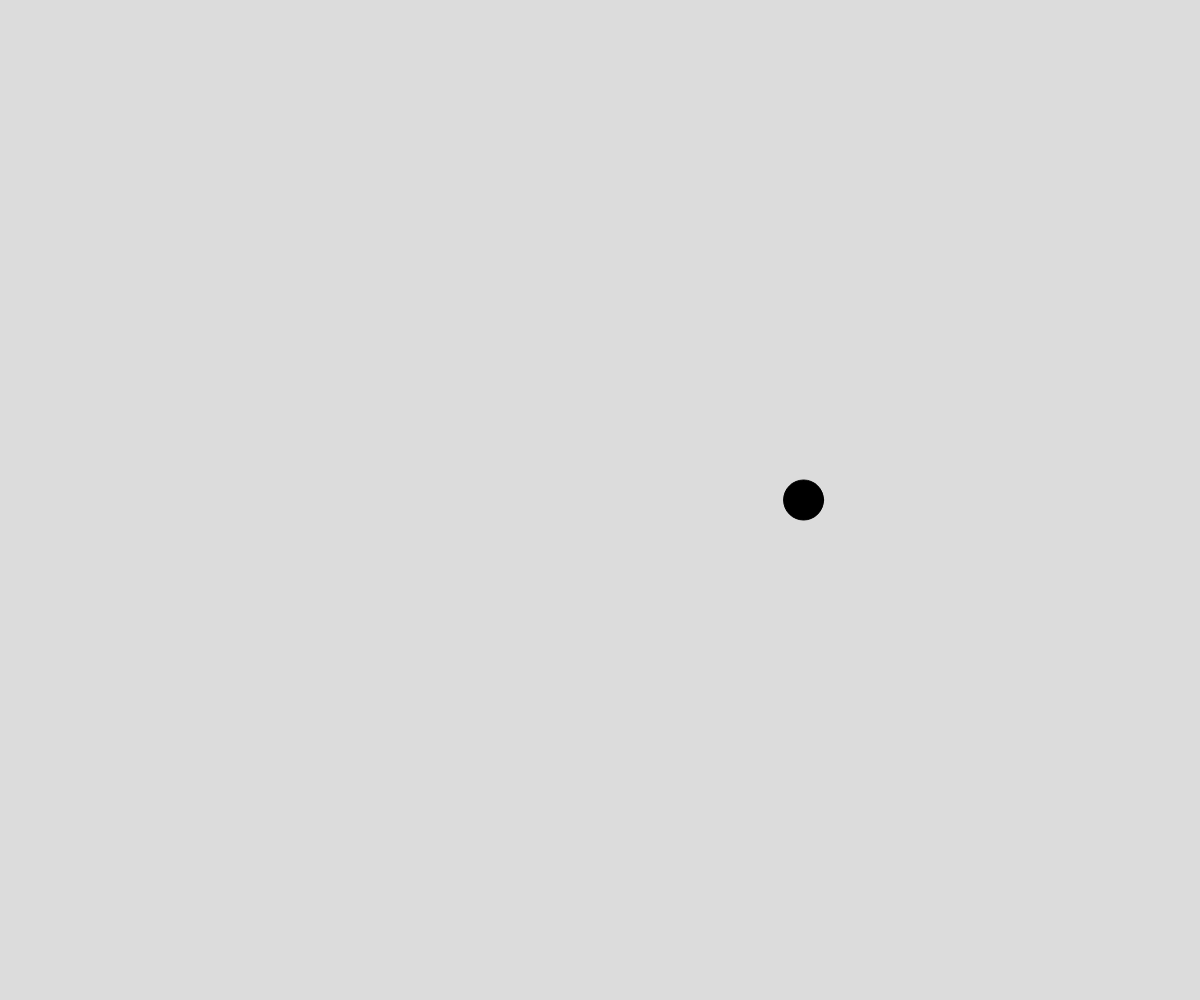
Frame 1 (no input)
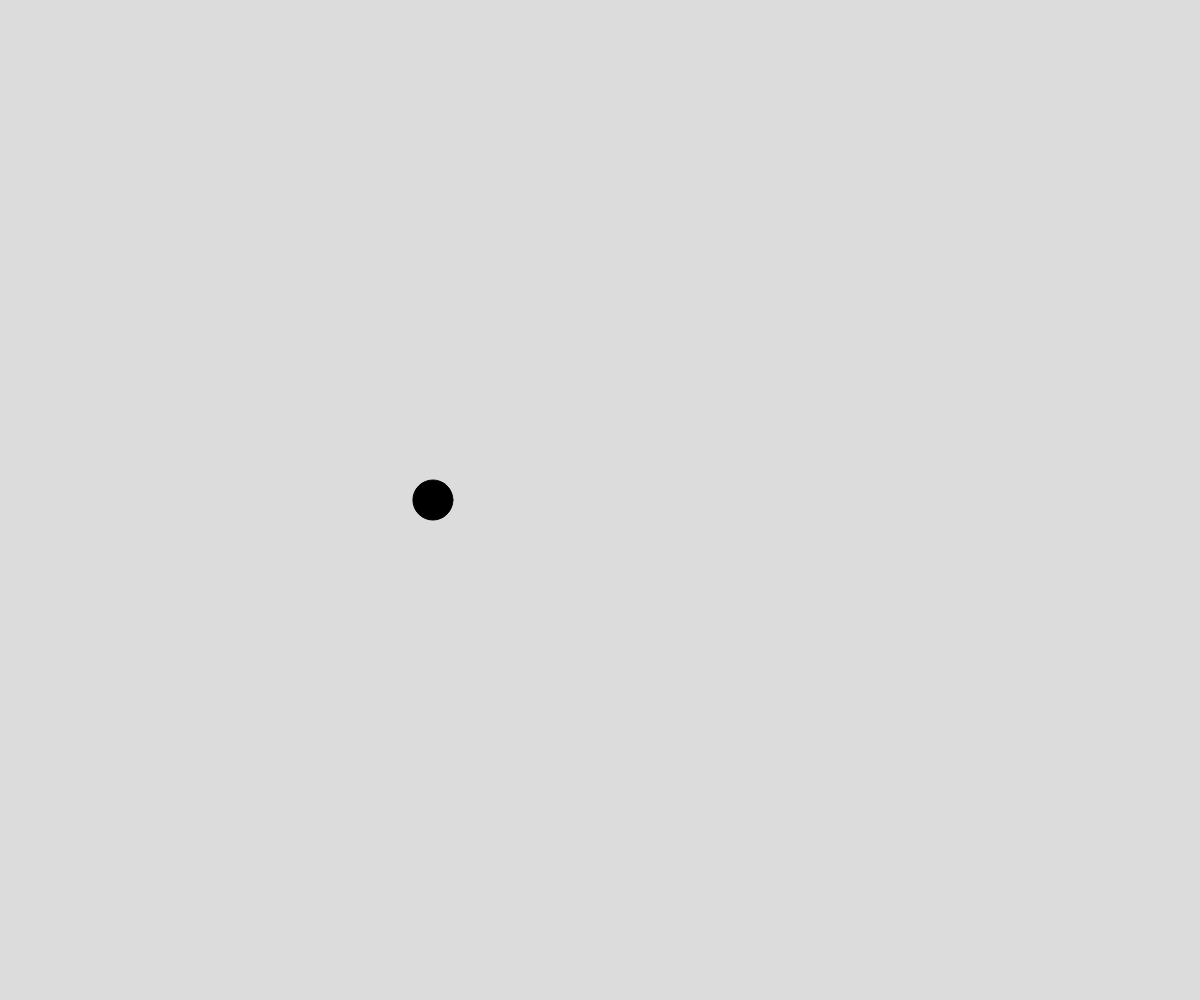
Frame 60 (no input)
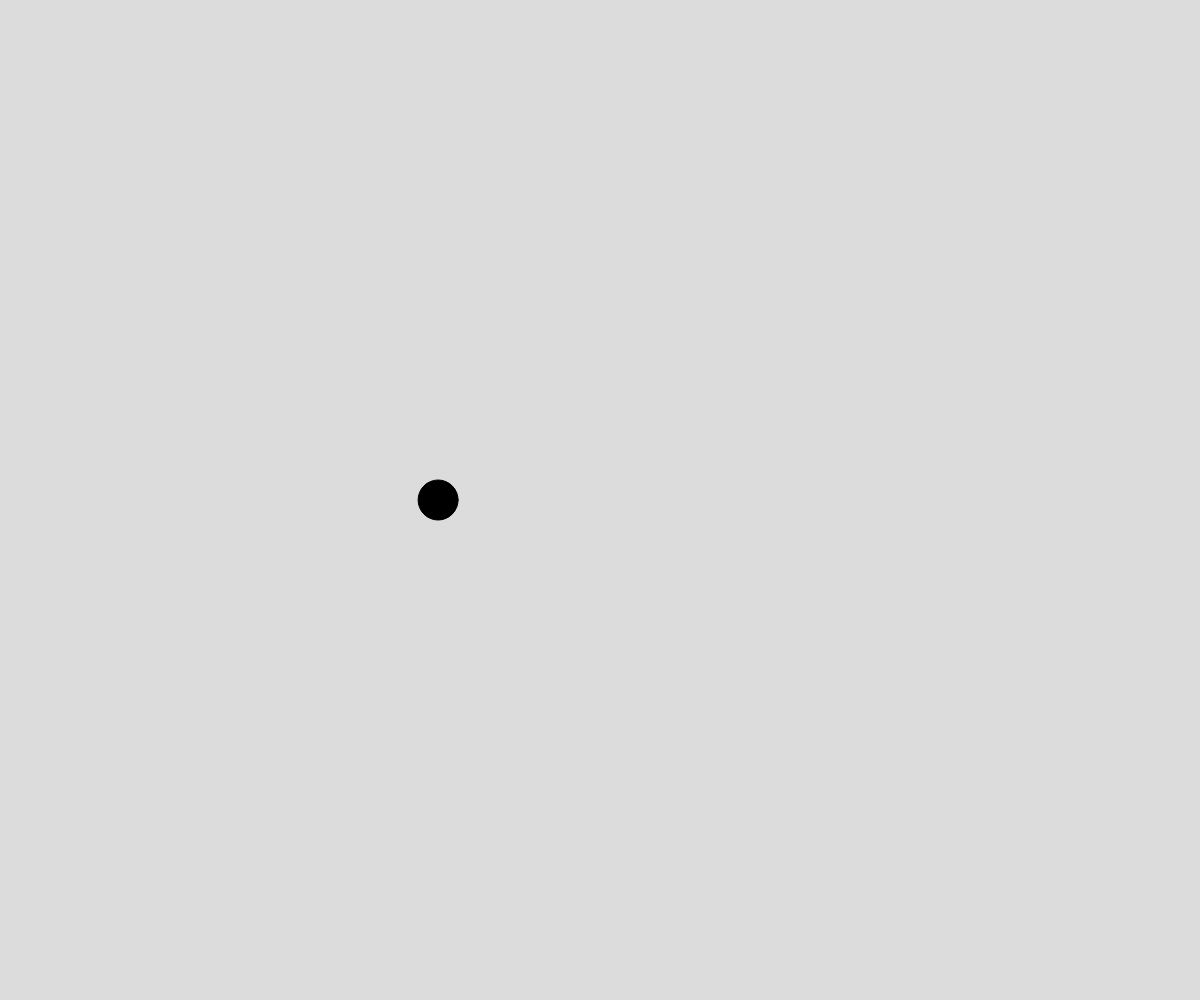
Frame 120 (the mouse pressed at the canvas centre since frame 60)

The p5.js sketch that drew these frames (run headless with seeded random() and noise() and a simulated clock; from frame 60 on, the mouse is pressed at the canvas centre):

// p5.js sketch
// ── sketch.js
// Project Title
// Your Name
// Date
//
// Extra for Experts:
// - describe what you did to take this project "above and beyond"
let x, y;
let time = 0;

function setup() {
  createCanvas(windowWidth, windowHeight);
  x = width/2;
  y = height/2;
}

function draw() {
  background(220);
  x = noise(time) * width;

  fill("black");
  circle(x,y,40);

  time+=0.01;
}
